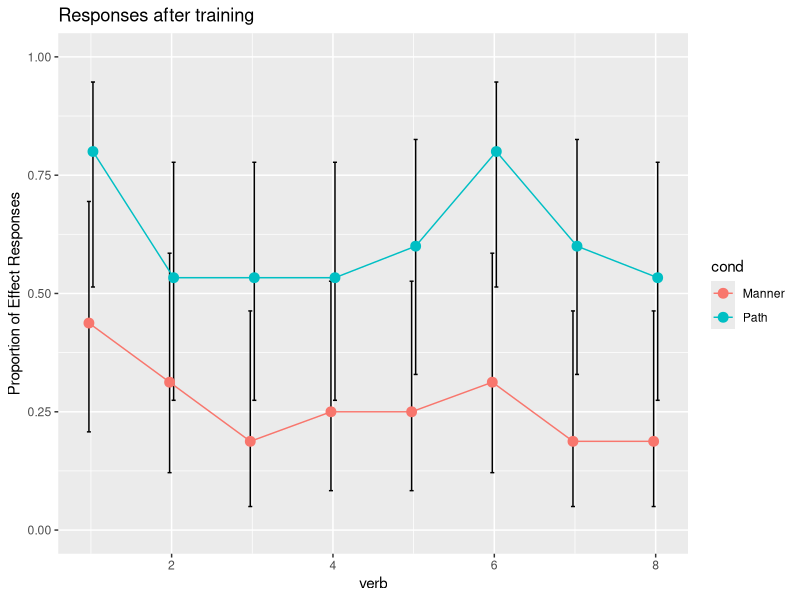
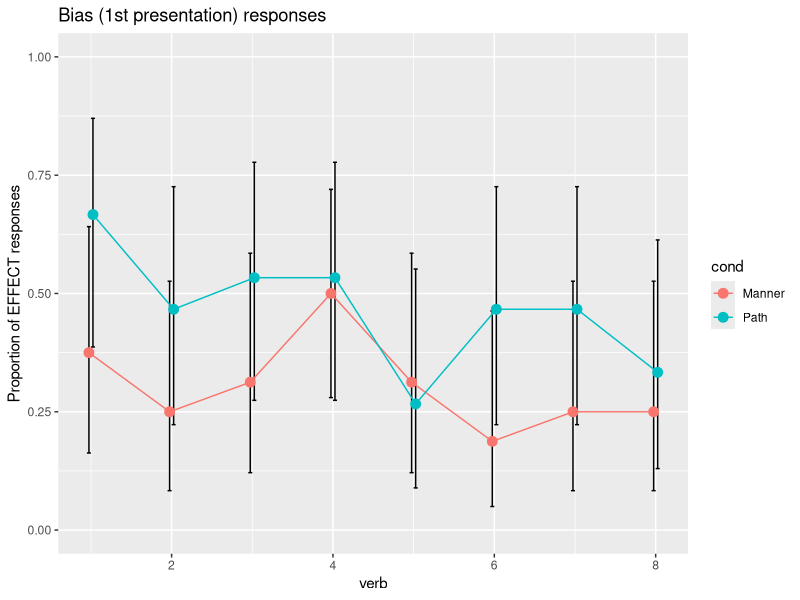

The R source for these figures, in order: (Note: this script raises an error after producing the figures.)
#set path
setwd("/Users/mekline/Dropbox/_Projects/PrimingMannerPath/MannerPathPriming/Analysis/")

#load libraries
library(ggplot2)

#CLear history!!!
rm(list=ls())

#load data
data = read.csv('all.csv', sep = ",", header = T)
doExtension = 0

#Drop participants
data <- data[!is.na(data$INCDECISION),]
data <- data[data$INCDECISION == 1,]
length(unique(data$SUBNUM))

#new variables
data$pathTEST[data$TEST == 'PATHBIAS'] = 1
data$pathTEST[data$TEST == 'MANNERBIAS'] = 0
data$pathBIAS[data$BIAS == 'PATHBIAS'] = 1
data$pathBIAS[data$BIAS == 'MANNERBIAS'] = 0
if (doExtension){
  data$pathEXT[data$EXT == 'PATHBIAS'] = 1
  data$pathEXT[data$EXT == 'MANNERBIAS'] = 0
}



dim(data)
#Remove NA levels (really elsewhere we should document what happened to those lines!)
data <- data[!is.na(data$EXPERIMENT), ]
data <- data[!is.na(data$TRIAL), ]
if (doExtension){
  data <- data[!is.na(data$EXT),]
}else{
  data <- data
}

dim(data)
# #Debugging the binomial testing
# for (cond in unique(data$EXPERIMENT))
# {
#   for (trial in unique(data$TRIAL))
#   {
#     n = length(data[data$EXPERIMENT == cond & data$TRIAL == trial,]$pathEXT)
#     x = sum(data[data$EXPERIMENT == cond & data$TRIAL == trial,]$pathEXT, na.rm=TRUE)
#     test = prop.test(x, n, conf.level=0.95)
#     #plotData$intLower[plotData$cond == cond & plotData$verb == trial] = test$conf.int[1]
#     #plotData$intUpper[plotData$cond == cond & plotData$verb == trial]  = test$conf.int[2]
#     print('set')
#     print(x)
#     print(n)
#     print(test$conf.int[1])
#     print(test$conf.int[2])
#   }
# }

#Rename conds for prettiness
if (!doExtension) {
  data$xEXPERIMENT[data$EXPERIMENT == 'MannerOfMotionCondition'] <- "Manner"
  data$xEXPERIMENT[data$EXPERIMENT == 'PathCondition'] <- "Path"
  data$EXPERIMENT <- data$xEXPERIMENT
}


makePlot = function(ydata, ylab, title="")
{
    #aggregate data to get mean per trial per condition
    plotData = aggregate(x = list(pathmean = ydata), by = list( cond = data$EXPERIMENT, verb = data$TRIAL), FUN = mean)
    
    #get the binomial conf.intervals per condition per trial
    for (cond in unique(data$EXPERIMENT))
    {
      for (trial in unique(data$TRIAL))
      {
        n = length(ydata[data$EXPERIMENT == cond & data$TRIAL == trial])
        x = sum(ydata[data$EXPERIMENT == cond & data$TRIAL == trial])
        test = prop.test(x, n, conf.level=0.95)
        plotData$intLower[plotData$cond == cond & plotData$verb == trial] = test$conf.int[1]
        plotData$intUpper[plotData$cond == cond & plotData$verb == trial]  = test$conf.int[2]
      #print(test$conf.int[1])
      #print(test$conf.int[2])
      #print(n)
      #print(x)
      }
    }
    print(plotData)
    #make a plot with ggplot
    pd <- position_dodge(0.1)
    
    ggplot(plotData, aes(x=verb, y=pathmean, colour=cond, group=cond, ymax = 1)) + 
      geom_errorbar(aes(ymin=intLower, ymax=intUpper), colour="black", width=.1, position=pd) +
      geom_line(position=pd) +
      ylab(ylab) +
      geom_point(position=pd, size=3) +
      coord_cartesian(ylim=c(0,1)) +
      ggtitle(title)
      #scale_colour_manual(values = c("green","red"),
                          #name="",
                          #labels=c("Manner", "Path")) +
}

makePlot(data$pathTEST, "Proportion of Effect Responses", "Responses after training")
makePlot(data$pathBIAS, 'Proportion of EFFECT responses', 'Bias (1st presentation) responses')
if (doExtension) {
makePlot(data$pathEXT, 'Proportion of PATH responses', 'Bias responses - new domain')
}

#Now let's make some bar graphs too!
makeBar = function(ydata, ylab, title="", colors="Dark2")
{
  plotData = NULL
  #Aggregate mean/condition
  plotData = aggregate(x = list(pathmean = ydata), by = list( cond = data$EXPERIMENT), FUN = mean)
  #get the binomial conf.intervals per condition per trial
  for (cond in unique(data$EXPERIMENT))
  {
    n = length(ydata[data$EXPERIMENT == cond])
    x = sum(ydata[data$EXPERIMENT == cond])
    test = prop.test(x, n, conf.level=0.95)
    
    plotData$intLower[plotData$cond == cond] = test$conf.int[1]
    plotData$intUpper[plotData$cond == cond] = test$conf.int[2]
    
    
  }
  ggplot(plotData, aes(x=cond, y=pathmean, fill=cond)) + 
    geom_bar(stat="identity") +
    geom_errorbar(aes(ymin=intLower, ymax=intUpper), colour="black", width=.1) +
    coord_cartesian(ylim=c(0,1))+
    ylab(ylab)+
    xlab('')+
    theme_bw()+
    theme(legend.position="none")+
    scale_fill_brewer(palette=colors) +
    ggtitle(title)
}


if (doExtension){
  makeBar(data$pathTEST, 'Proportion of EFFECT responses', colors="Greens")
  ggsave('AE_test.png', width=4, height=4)
  makeBar(data$pathBIAS, 'Proportion of EFFECT responses', colors="Greens")
  ggsave('AE_bias.png', width=4, height=4)
  makeBar(data$pathEXT, 'Proportion of PATH responses', colors="Blues")
  ggsave('AE_ext.png', width=4, height=4)
} else{
  makeBar(data$pathTEST, 'Proportion of PATH responses', colors="Blues")
  ggsave('MP_test.png', width=4, height=4)
  makeBar(data$pathBIAS, 'Proportion of PATH responses', colors="Blues")
  ggsave('MP_bias.png', width=4, height=4)
}


#Now let's do some stats!

#REMOVE TRIAL 1 of pathBIAS - they haven't seen any training and 
#we thus expect no differences in bias between randomly assigned conditions!
data[data$TRIAL == 1,]$pathBIAS <- NA

#How many participants are in this set?
length(unique(data$SUBNUM))
library(lme4)
model_eff <- NULL
model_noeff <- NULL
#Simplest model: Does EXPERIMENT matter?
model_eff <- lmer(pathBIAS ~ EXPERIMENT  + (1|SUBNUM), data=data, family="binomial")
model_noeff <- lmer(pathBIAS ~ 1  + (1|SUBNUM), data=data, family="binomial")
anova(model_eff, model_noeff)

model_eff <- lmer(pathEXT ~ EXPERIMENT  + (1|SUBNUM), data=data, family="binomial")
model_noeff <- lmer(pathEXT ~ 1  + (1|SUBNUM), data=data, family="binomial")
anova(model_eff, model_noeff)

#
#Do exp and trial interact? That is, is the different between exp different later in the exp? Do they diverge? Yes!
#
model_inter <- NULL
model_nointer <- NULL
model_tonly <- NULL
model_inter <- lmer(pathBIAS ~ EXPERIMENT*TRIAL  + (1|SUBNUM), data=data, family="binomial")
model_nointer <- lmer(pathBIAS ~ EXPERIMENT + TRIAL  + (1|SUBNUM), data=data, family="binomial")
#And considering just the experiment assignment & not time, is there a main effect of experiment? Yes
model_tonly <- lmer(pathBIAS ~ TRIAL  + (1|SUBNUM), data=data, family="binomial")

anova(model_inter, model_nointer)
anova(model_nointer, model_tonly)

anova(model_inter, model_tonly)
